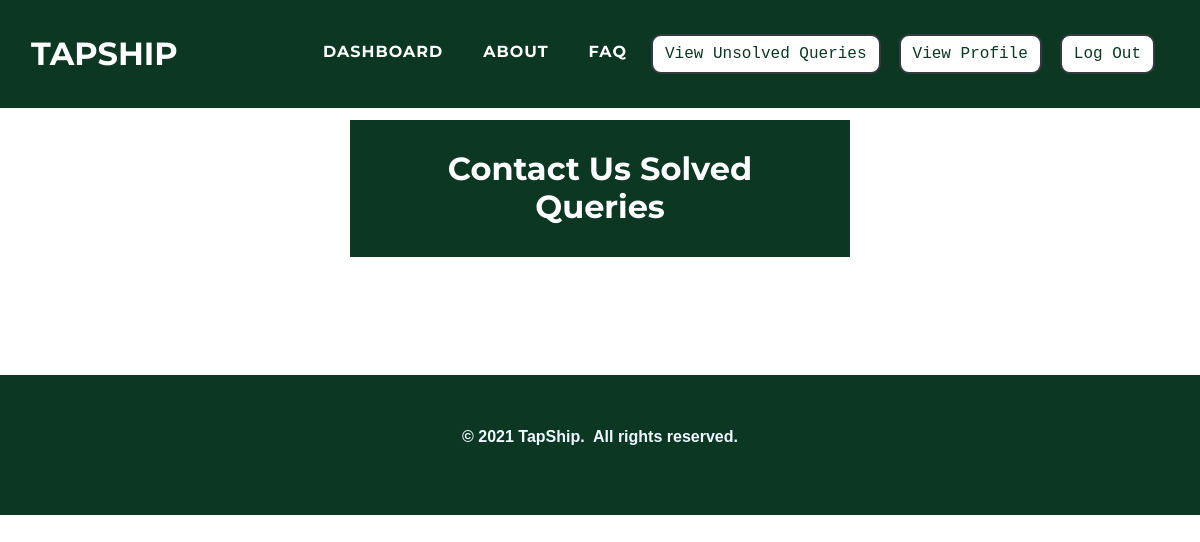
/admin/contactsolvedqueries.php (signed in), run on an earlier commit of the app's database.
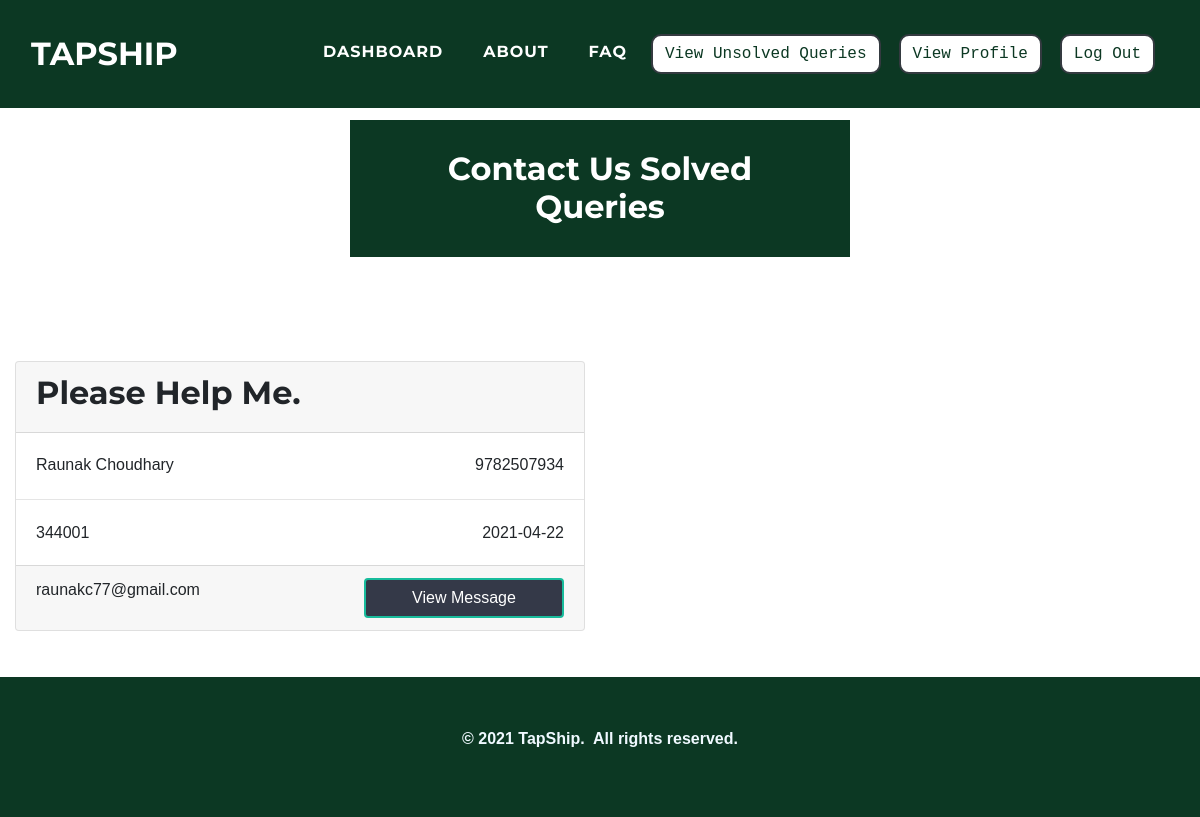
And on a later commit of the database.
### tables this page shows
CREATE TABLE `contactus` (
  `u_id` int(11) NOT NULL,
  `u_name` varchar(50) NOT NULL,
  `u_mobile` varchar(50) NOT NULL,
  `u_email` varchar(50) NOT NULL,
  `u_address` varchar(50) NOT NULL,
  `u_subject` varchar(50) NOT NULL,
  `u_message` text NOT NULL,
  `u_date` varchar(50) NOT NULL,
  `u_time` varchar(30) DEFAULT NULL,
  `u_status` varchar(10) DEFAULT NULL
);

### admin/contactsolvedqueries.php (the view, shortened to what this page needs)
<?php
$res = $_SESSION["sessionid"];
$a_name = $res;
?>
<!DOCTYPE html>
<html>
<head>
    <link rel="stylesheet" href="../assets/bootstrap/css/bootstrap.min.css">
    <link rel="stylesheet" href="../assets/fonts/font-awesome.min.css">
    <link rel="stylesheet" href="../assets/fonts/ionicons.min.css">
    <link rel="stylesheet" href="../assets/css/Article-List.css">
    <link rel="stylesheet" href="../assets/css/Features-Boxed.css">
    <link rel="stylesheet" href="../assets/css/Footer-Dark.css">
    <link rel="stylesheet" href="../assets/css/Highlight-Blue.css">
    <link rel="stylesheet" href="https://cdnjs.cloudflare.com/ajax/libs/animate.css/3.5.2/animate.min.css">
    <link rel="stylesheet" href="https://cdnjs.cloudflare.com/ajax/libs/aos/2.2.0/aos.css">
    <link rel="stylesheet" href="../assets/css/Login-Form-Clean.css">
    <link rel="stylesheet" href="../assets/css/table-style.css" />
    <link rel="stylesheet" href="../assets/css/card-hover.css">
</head>
<body id="page-top">
    <nav class="navbar navbar-light navbar-expand-lg fixed-top text-uppercase" id="mainNav" style="background: #0c3823;">
        <div class="container-fluid">
            <a class="navbar-brand js-scroll-trigger" data-bs-hover-animate="pulse" href="../index.php" style="font-family: Montserrat, sans-serif;">TAPSHIP</a>
            <div class="collapse navbar-collapse" id="navbarResponsive">
                <ul class="nav navbar-nav ml-auto">
                    <li class="nav-item mx-0 mx-lg-1"><a class="nav-link py-3 px-0 px-lg-3 rounded js-scroll-trigger" data-bs-hover-animate="pulse" href="index.php" style="filter: contrast(100%) grayscale(0%) hue-rotate(0deg) invert(0%) sepia(0%);">DASHBOARD</a></li>
                    <li class="nav-item mx-0 mx-lg-1"><a class="nav-link py-3 px-0 px-lg-3 rounded js-scroll-trigger" data-bs-hover-animate="pulse" href="../about.php">ABOUT</a></li>
                    <li class="nav-item mx-0 mx-lg-1"><a class="nav-link py-3 px-0 px-lg-3 rounded js-scroll-trigger" data-bs-hover-animate="pulse" href="../faq.php">FAQ</a></li>
                    <li class="nav-item mx-0 mx-lg-1"><a href="contactunsolvedqueries.php"><button class="btn btn-dark text-monospace" data-bs-hover-animate="pulse" type="button" style="margin: 10px;background: rgb(255,255,255);color: #0c3823;margin-left: 0;border-radius: 10px;">View Unsolved Queries</button></a></li>
                    <li class="nav-item mx-0 mx-lg-1"><a href="updateprofile.php?a_name=<?php echo $a_name; ?>"><button class="btn btn-dark text-monospace" data-bs-hover-animate="pulse" type="button" style="margin: 10px;background: rgb(255,255,255);color: #0c3823;margin-left: 0;border-radius: 10px;">View Profile</button></a></li>
                    <li class="nav-item mx-0 mx-lg-1"><a href="../admin/logout-script.php"><button class="btn btn-dark text-monospace" data-bs-hover-animate="pulse" type="button" style="margin: 10px;background: rgb(255,255,255);color: #0c3823;margin-left: 0;border-radius: 10px;">Log Out</button></a></li>
                </ul>
            </div>
        </div>
    </nav>
    <div class="features-boxed">
        <div class="container-fluid" style="background: #ffffff;">
            <div class="intro" style="background: #0c3823;margin-top: 120px;margin-bottom: 30px;">
                <h2 class="text-center" data-aos="fade" style="color: rgb(255,255,255);padding: 30px;margin-bottom: 0px;">Contact Us Solved Queries</h2>
            </div>
        </div>
    </div>
    <br><br>
    <?php
    $con = mysqli_connect("localhost", "root", "", "tapship");
    $query = "SELECT * FROM contactus where u_status = '1'";
    $res = mysqli_query($con, $query);
    ?>
    <div class="container-fluid">
        <div class="row" style="margin-top: 10px;">
            <?php while ($row = mysqli_fetch_assoc($res)) { ?>
                <div class="col-md-12 col-xl-6 mb-6 my-3">
                    <div class="card">
                        <div class="card-header">
                            <h2><?php echo $row['u_subject']; ?></h2>
                        </div>
                        <div class="card-body"><?php echo $row['u_name'] ?><span style="float: right"><?php echo $row['u_mobile']; ?></span></div>
                        <hr style="width:100%;margin: 0.1em auto;">
                        <div class="card-body"><?php echo $row['u_address']; ?><span style="float: right"><?php echo $row['u_date']; ?></span></div>
                        <div class="card-footer" style=""><?php echo $row['u_email'] ?><button class="btn btn-primary float-right " type="button" data-toggle="modal" data-target="#myModal" style="background-color: rgb(52,57,72); width: 200px;">View Message</button></div>
                    </div>
                </div>
            <?php
            }
            ?>
        </div>
    </div>
    <div class="footer-dark" style="background: rgb(12,56,35); margin-top: 30px;">
        <footer>
            <div class="container-fluid">
                <p style="text-align: center;"><strong>© 2021 TapShip.&nbsp; All rights reserved.</strong><br></p>
            </div>
        </footer>
    </div>
</body>
</html>

What changed in the data, as far as the page shows it:
now on this page (row edited): contactus: u_subject "Please Help Me.", u_name "Raunak Choudhary", u_mobile "9782507934", u_address "344001", u_date "2021-04-22", u_email "raunakc77@gmail.com"
